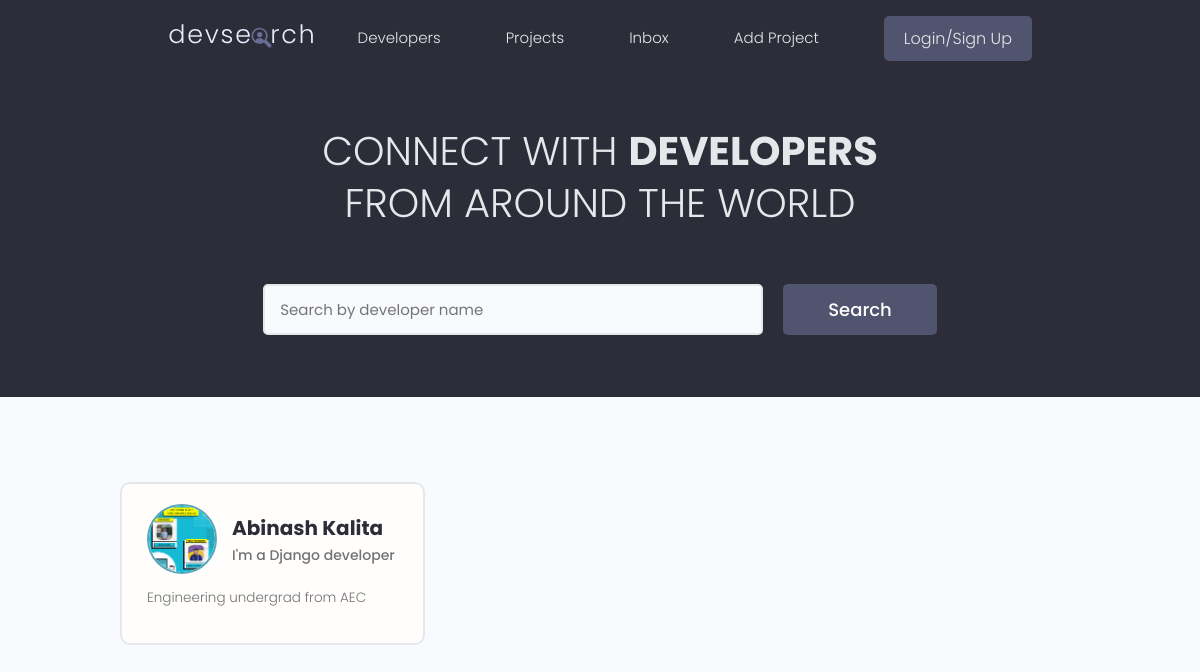
The app's page /, older data.
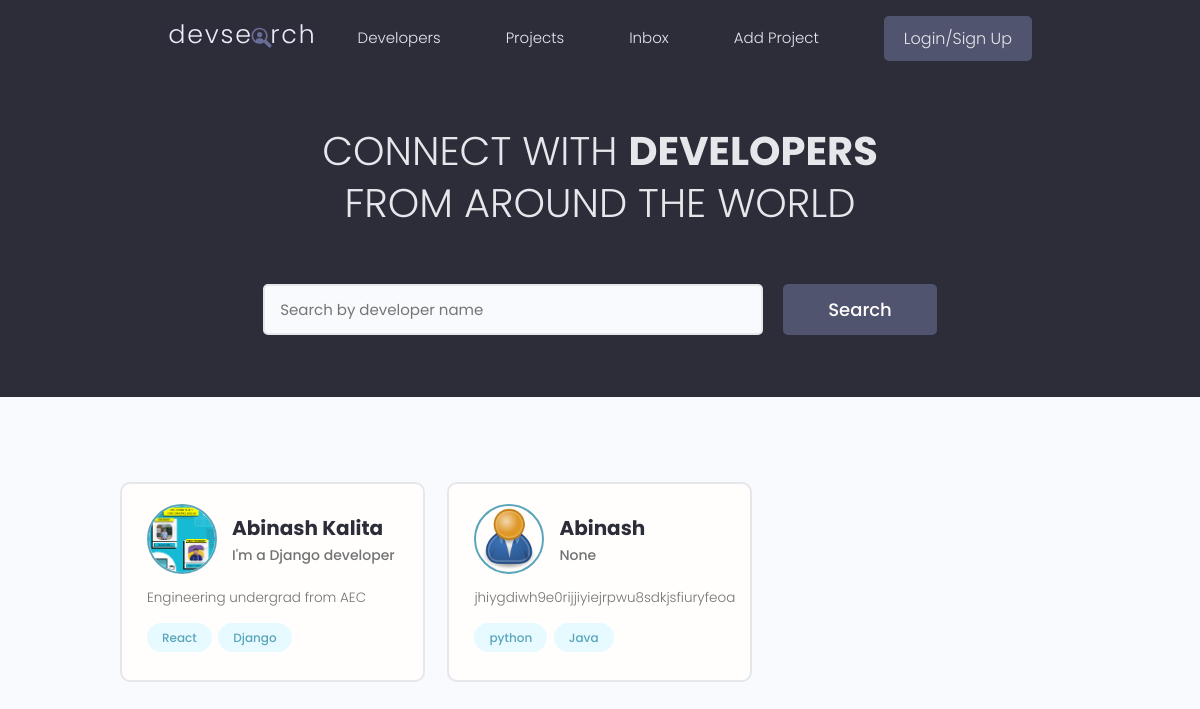
The same page, newer data.
### users/models.py (models this page shows, shortened)
class Profile(models.Model):
    user = models.OneToOneField(User, on_delete=models.CASCADE, null=True, blank=True)
    name = models.CharField(max_length=200, blank=True, null=True)
    email = models.EmailField(max_length=500, blank=True, null=True)
    username = models.CharField(max_length=200, blank=True, null=True)
    location = models.CharField(max_length=200, blank=True, null=True)
    short_intro = models.CharField(max_length=200, blank=True, null=True)
    bio = models.TextField(blank=True, null=True)
    profile_image = models.ImageField(null=True, blank=True, upload_to = 'profiles/', default="profiles/user-default.png")
    social_github = models.CharField(max_length=200, blank=True, null=True)
    social_twitter = models.CharField(max_length=200, blank=True, null=True)
    social_facebook = models.CharField(max_length=200, blank=True, null=True)
    social_linkedin = models.CharField(max_length=200, blank=True, null=True)
    social_website = models.CharField(max_length=200, blank=True, null=True)
    created = models.DateTimeField(auto_now_add=True)
    id = models.UUIDField(default=uuid.uuid4, unique=True,
                          primary_key=True, editable=False)

class Skill(models.Model):
    owner = models.ForeignKey(Profile, on_delete=models.CASCADE, null= True, blank=True)
    name = models.CharField(max_length=200, blank=True, null=True)
    description = models.TextField(null=True, blank=True)
    created = models.DateTimeField(auto_now_add=True)
    id = models.UUIDField(default=uuid.uuid4, unique=True,
                          primary_key=True, editable=False)
    def __str__(self):
        return str(self.name)

### users/views.py (the view)
# urls.py: path('', views.profiles, name="profiles"),
def profiles(request):
    profiles = Profile.objects.all()
    context = {'profiles': profiles}
    return render(request, 'users/profiles.html', context)

### users/templates/users/profiles.html (shortened to what this page needs)
{% extends 'base.html' %}
{% block content %}
<main class="home">
    <section class="hero-section text-center">
        <div class="container container--narrow">
            <div class="hero-section__box">
                <h2>CONNECT WITH <span>DEVELOPERS</span></h2>
                <h2>FROM AROUND THE WORLD</h2>
            </div>
            <div class="hero-section__search">
                <form class="form" action="#" method="get">
                    <div class="form__field">
                        <input class="input input--text" id="formInput#search" type="text" name="text"
                            placeholder="Search by developer name" />
                    </div>
                    <input class="btn btn--sub btn--lg" type="submit" value="Search" />
                </form>
            </div>
        </div>
    </section>
    <section class="devlist">
        <div class="container">
            <div class="grid grid--three">
                {% for profile in profiles %}
                <div class="column card">
                    <div class="dev">
                        <a href="{% url 'user-profile' profile.id %}" class="card__body">
                            <div class="dev__profile">
                                <img class="avatar avatar--md" src="{{ profile.profile_image.url}}"
                                    alt="image" />
                                <div class="dev__meta">
                                    <h3>{{ profile.name }}</h3>
                                    <h5>{{ profile.short_intro }}</h5>
                                </div>
                            </div>
                            <p class="dev__info">{{ profile.bio|slice:"20 0" }}</p>
                            <div class="dev__skills">
                                {% for skill in profile.skill_set.all|slice:"5" %}
                                <span class="tag tag--pill tag--main">
                                    <small>{{skill}}</small>
                                </span>
                                {% endfor %}
                            </div>
                        </a>
                    </div>
                </div>
                {% endfor %}
            </div>
        </div>
    </section>
</main>
{% endblock content %}

### templates/base.html (shortened to what this page needs)
<!DOCTYPE html>
{% load static %}
<html lang="en">
<head>
    <link rel="stylesheet" href="https://cdn.iconmonstr.com/1.3.0/css/iconmonstr-iconic-font.min.css" />
    <link rel="stylesheet" href="{% static 'uikit/styles/uikit.css' %}" />
    <link rel="stylesheet" href="{% static 'styles/app.css' %}" />
</head>
<body>
    {% include 'navbar.html' %}
    {% block content %}
    {% endblock content %}
</body>
</html>

### templates/navbar.html (shortened to what this page needs)
{% load static %}
<header class="header">
    <div class="container container--narrow">
        <a href="{% url 'projects' %}" class="header__logo">
            <img src="{% static 'images/logo.svg' %}" alt="DevSearch Logo" />
        </a>
        <nav class="header__nav">
            <ul class="header__menu">
                <li class="header__menuItem"><a href="{% url 'profiles' %}">Developers</a></li>
                <li class="header__menuItem"><a href="{% url 'projects' %}">Projects</a></li>
                <li class="header__menuItem"><a href="">Inbox</a></li>
                <li class="header__menuItem"><a href="{% url 'create-project' %}">Add Project</a></li>
                <li class="header__menuItem"><a href="" class="btn btn--sub">Login/Sign Up</a></li>
            </ul>
        </nav>
    </div>
</header>

### static/styles/app.css (style rules this page uses)
:root { --color-sub: #2d2d39; }
.btn--sub { background-color: var(--color-sub-light); }
.card { border: 2px solid var(--color-light); }
img { width: 100%; }
.header { position: sticky; z-index: 111; background-color: var(--color-sub); padding: 1.5rem 0; }
.header > .container { display: flex; justify-content: space-between; align-items: center; }
.header__logo > img { height: 3.8rem; }
.header__nav > ul { display: inline-flex; align-items: center; list-style: none; gap: 6.5rem; }
.header__menuItem > a { color: var(--color-light); font-weight: 300; }
.hero-section { height: 40vh; display: flex; align-items: center; background-color: var(--color-sub); }
.hero-section__box { margin-bottom: 4rem; }
.hero-section__box > h2, .hero-section__box > h2 > span { font-size: 4rem; color: var(--color-light); line-height: 1.3; text-transform: uppercase; }
.hero-section__box > h2 { font-weight: 300; }
.hero-section__box > h2 > span { font-weight: 700; }
.hero-section__search > .form { display: flex; align-items: center; justify-content: center; gap: 2rem; }
.hero-section__search > .form input.input--text { width: 50rem; }
.devlist { margin-top: 8rem; }
.devlist .grid { align-items: stretch; }
.devlist .dev .dev__profile { display: flex; align-items: center; gap: 1.5rem; }
.devlist .dev .dev__meta h3 { color: var(--color-sub); font-size: 2rem; font-weight: 700; }
.devlist .dev .dev__meta h5 { color: var(--color-text); font-size: 1.4rem; font-weight: 500; }
.devlist .dev .dev__info { margin: 1.5rem 0; font-size: 1.35rem; line-height: 1.4; text-align: justify; }

### static/uikit/styles/modules/_variables.css (style rules this page uses)
:root { --color-main: #5aa5b9; --color-main-light: #e6faff; --color-sub: #3f4156; --color-sub-light: #51546e; --color-sub-lighter: #ededfd; --color-text: #737373; --color-gray: #8b8b8b; --color-light: #e5e7eb; --color-light-gray: #767676; --color-bg: #f8fafd; --color-white: #fffefd; --color-white-light: #f3f3f3; --color-success: #359e64; --color-success-bg: #def8e8; --color-error: #fc4b0b; --color-error-bg: #fff2ee; --font-base: 'Poppins', arial, helvetica, 'Segoe UI', roboto, ubuntu, sans-serif; --font-monospace: 'Fira Code', 'Courier New', courier, monospace; --font-regular: 300; --font-medium: 500; --font-bold: 700; --generic-shadow: 1px 1px 5px #00000010; --generic-transition: all 0.3s ease-in-out; }

### static/uikit/styles/modules/_base.css (style rules this page uses)
* { margin: 0; padding: 0; box-sizing: border-box; text-rendering: optimizeLegibility; color: inherit; font-size: inherit; }
html { font-size: 50%; }
@media only screen and (min-width: 480px) { html { font-size: 56.25%; } }
@media only screen and (min-width: 1200px) { html { font-size: 62.5%; } }
body { line-height: 1.6; font-weight: 400; font-size: 1.5rem; color: var(--color-text); background-color: var(--color-bg); min-height: 100vh; }

### static/uikit/styles/modules/_typography.css (style rules this page uses)
* { font-family: var(--font-base); }
h2 { font-size: 3.6rem; font-weight: var(--font-bold); }
h3 { font-size: 3.2rem; font-weight: var(--font-medium); }
h5 { font-size: 2.4rem; font-weight: var(--font-medium); }
h5, h6 { font-weight: var(--font-regular); }
p, span, strong { font-size: 1.6rem; color: var(--color-text); font-weight: var(--font-regular); }
a { padding-bottom: 2px; text-decoration: none; display: inline-block; color: var(--color-main); font-weight: var(--font-medium); }

### static/uikit/styles/modules/_utilities.css (style rules this page uses)
.container { width: 92%; max-width: 165rem; margin: 0 auto; box-sizing: border-box; }
.container--narrow { width: 92%; max-width: 120rem; }
@media screen and (min-width: 1000px) { .container { width: 90%; } }
@media screen and (min-width: 1000px) { .container--narrow { width: 85%; } }
@media screen and (min-width: 1200px) { .container { width: 80%; } }
@media screen and (min-width: 1200px) { .container--narrow { width: 72%; } }
.text-center { text-align: center; }

### static/uikit/styles/modules/_avatar.css (style rules this page uses)
.avatar { border-radius: 50%; border: 2px solid var(--color-main); object-fit: cover; }
.avatar--md { height: 7rem; width: 7rem; }

### static/uikit/styles/modules/_button.css (style rules this page uses)
.btn { display: inline-block; position: relative; cursor: pointer; background-color: var(--color-light); font-weight: var(--font-medium); color: var(--color-sub); text-decoration: none; padding: 1rem 2rem; border-radius: 0.5rem; border: none; width: -webkit-fit-content; width: -moz-fit-content; width: fit-content; height: -webkit-fit-content; height: -moz-fit-content; height: fit-content; font-size: 1.6rem; outline-width: 0; outline-color: transparent; -webkit-backface-visibility: hidden; backface-visibility: hidden; transition: all 0.3s ease-in-out; }
.btn--sub { background-color: var(--color-sub); color: var(--color-white); }
.btn--lg { font-size: 1.8rem; padding: 1.2rem 4.5rem; }

Row changes from the older to the newer data that the page shows:
added Skill: name "React", shown under Profile "Abinash Kalita"
added Skill: name "Django", shown under Profile "Abinash Kalita"
added Profile: profile_image (placeholder picture), name "Abinash", short_intro "None", bio "jhiygdiwh9e0rijjiyiejrpwu8sdkjsfiuryfeoa"
added Skill: name "python", shown under "Abinash"
added Skill: name "Java", shown under "Abinash"
